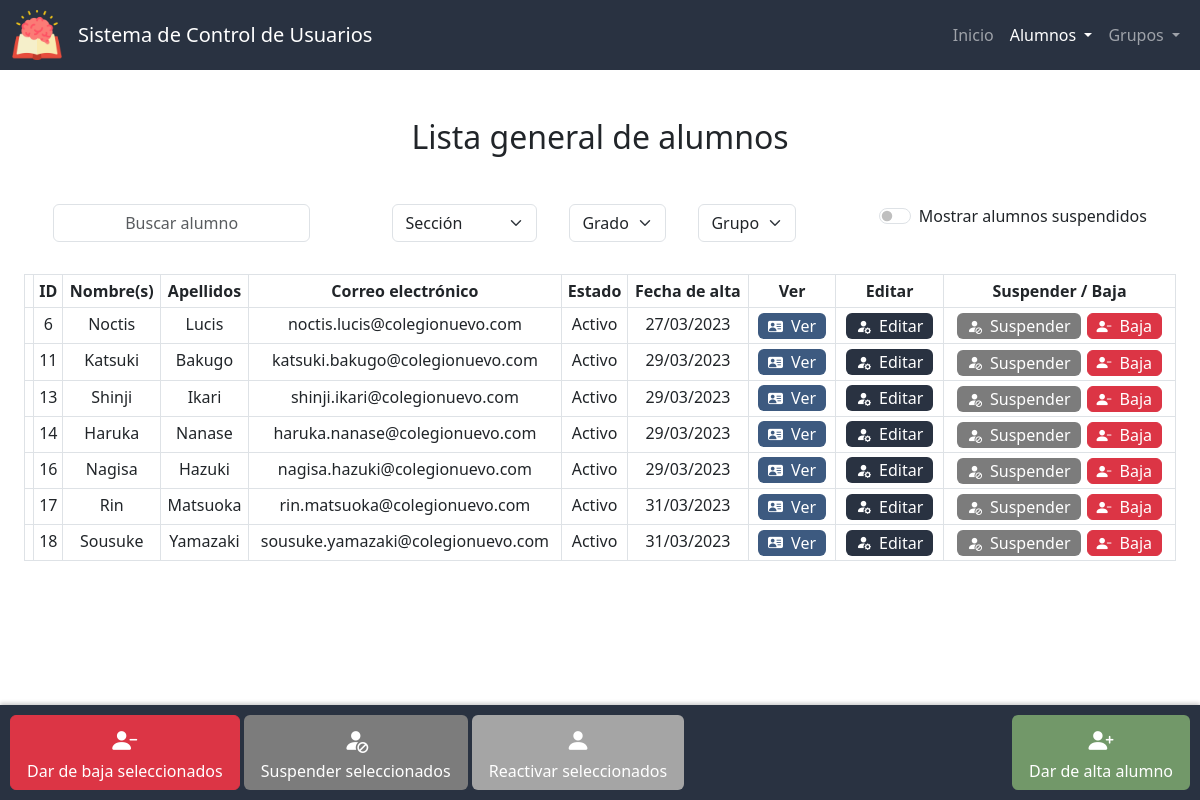
/lista_alumnos, run on an earlier commit of the app's database.
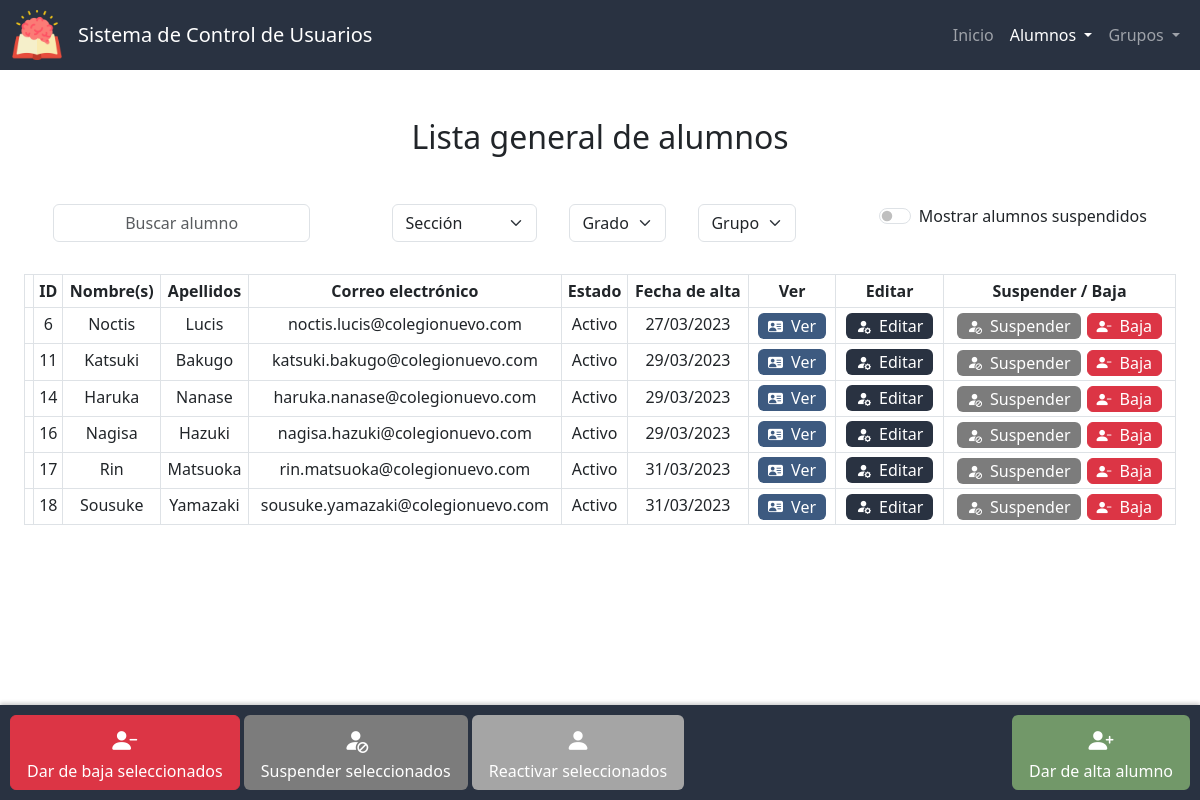
And on a later commit of the database.
### app.py (models this page shows, shortened)
class Alumnos(db.Model):
    id = db.Column(db.Integer, primary_key=True)
    nombre = db.Column(db.String(50), nullable=False)
    apellidos = db.Column(db.String(50), nullable=False)
    correo = db.Column(db.String(50), nullable=False, unique=True)
    estado = db.Column(db.Integer, nullable=False, default=0) # 0 - activo, 1 - suspendido, 2 - baja
    fecha_de_creacion = db.Column(db.DateTime, nullable=False, default=datetime.now)

### app.py (the view)
@app.route("/lista_alumnos", methods=["GET", "POST"])
def lista_alumnos():
    if request.method == "POST":
        grupo_actual = {}
        grupo_actual["seccion"] = request.form.get("seccion")
        grupo_actual["grado"] = request.form.get("grado")
        grupo_actual["grupo"] = request.form.get("grupo")
        suspendidos = True if request.form.get("suspendidos") == "on" else False
        estado = [0, 1] if suspendidos else [0]
        secciones = db.session.query(Grupos.seccion).distinct().all()
        datos = consultar_alumnos(grupo_actual, suspendidos,estado)
        if datos:
            return render_template("lista_alumnos.html", active="Lista de alumnos", lista=datos['lista'] , estados=ESTADOSV, grupo_actual=grupo_actual, secciones=secciones, grados=datos['grados'], grupos=datos['grupos'], suspendidos=suspendidos)
        else:
            lista = Alumnos.query.filter(Alumnos.estado.in_(estado)).all()
            return render_template("lista_alumnos.html", active="Lista de alumnos", lista=lista, estados=ESTADOSV, grupo_actual=None, secciones=secciones, grados=None, grupos=None, suspendidos=suspendidos)
    else:
        estado = 0
        lista = Alumnos.query.filter(Alumnos.estado == estado).all()
        secciones = db.session.query(Grupos.seccion).distinct().all()
        return render_template("lista_alumnos.html", active="Lista de alumnos", lista=lista, estados=ESTADOSV, grupo_actual=None, secciones=secciones, grados=None, grupos=None)

### templates/lista_alumnos.html (shortened to what this page needs)
{% extends "layout.html" %}
{% block scripts %}
    <link href="https://unpkg.com/bootstrap-table@1.21.3/dist/bootstrap-table.min.css" rel="stylesheet">
{% endblock %}
{% block main %}
    <h2 class="mb-5">
        {% if grupo_actual %} Lista de {% else %} Lista general de alumnos {% endif %}
    </h2>
    <form id="form-buscar-grupo" action="/lista_alumnos" method="post">
        <div class="d-flex justify-content-around">
            <div class="mb-3 mx-3">
                <input autocomplete="off" class="form-control mx-auto w-auto" autofocus id="buscar" placeholder="Buscar alumno" type="text">
            </div>
            <div class="d-flex flex-row bd-highlight mb-3 justify-content-center">
                <div class="mb-3 mx-3">
                    <select class="select form-select mx-auto w-auto" name="seccion" id="seccion" required>
                        <option selected value="">Sección</option>
                    </select>
                </div>
                <div class="d-flex flex-row justify-content-center" {% if grupo_actual.seccion %} style="display:block" {% else %} style="display:none" {% endif %}>
                    <div class="mb-3 mx-3">
                        <select class="select form-select mx-auto w-auto" name="grado" id="grado" required>
                            <option selected value="">Grado</option>
                        </select>
                    </div>
                    <div class="mb-3 mx-3">
                        <select class="select form-select mx-auto w-auto" name="grupo" id="grupo" required>
                            <option selected value="">Grupo</option>
                        </select>
                    </div>
                </div>
            </div>
            <div class="mb-3 mx-3">
                <div class="form-check form-switch switch-primario">
                    <input class="form-check-input" type="checkbox" id="suspendidos" name="suspendidos" {% if suspendidos %} checked {% endif %}>
                    <label class="form-check-label" for="suspendidos">Mostrar alumnos suspendidos</label>
                </div>
            </div>
        </div>
    </form>
    <div id="alumnos-div" class="container-fluid">
        <table id="tabla-alumnos" class="table table-hover table-bordered table-sm"
        data-search="true" data-search-accent-neutralise="true" data-search-selector="#buscar"
        data-show-columns="true" data-show-columns-toggle-all="true"
        data-show-pagination-switch="true" data-show-toggle="true" data-show-fullscreen="true"
        data-buttons-class="" data-locale="es-MX" data-visible-search="true"
        data-page-list="[10, 25, 50, 100, All]" data-select-item-name="selectedItems">
            <thead id="thead" class="color-primario">
                <tr>
                    <th data-field="state" data-checkbox="true"></th>
                    <th data-sortable="true" scope="col" data-visible="false" >ID</th>
                    <th data-sortable="true" scope="col">Nombre(s)</th>
                    <th data-sortable="true" scope="col">Apellidos</th>
                    <th data-sortable="true" scope="col">Correo electrónico</th>
                    <th data-sortable="true" scope="col" class="col-movil">Estado</th>
                    <th data-sortable="true" scope="col" class="col-movil">Fecha de alta</th>
                    <th>Ver</th>
                    <th class="col-movil">Editar</th>
                    <th class="col-movil">Suspender / Baja</th>
                </tr>
            </thead>
            <tbody id="tbody">
                {% for i in lista %}
                    <tr {% if i.estado == 1 %} class="suspendido" {% endif %}>
                        <td></td>
                        <td>{{ i.id }}</td>
                        <td >{{ i.nombre }}</td>
                        <td>{{ i.apellidos }}</td>
                        <td>{{ i.correo }}</td>
                        <td>{{ estados[i.estado] }}</td>
                        <td>{{ i.fecha_de_creacion.strftime('%d/%m/%Y') }}</td>
                        <td>
                            <form action="/ver_alumno" method="get">
                                <button type="submit" class="edit btn ver" title="Ver alumno"><i class="bi-small bi bi-person-vcard-fill mx-1"></i><span class="mx-1 no-movil">Ver</span></button>
                            </form>
                        </td>
                        <td>
                            <form action="/editar_alumno" method="get">
                                <button type="submit" class="edit btn color-primario" title="Editar alumno"><i class="bi-small bi bi-person-fill-gear mx-1"></i><span class="mx-1 no-movil">Editar</span></button>
                            </form>
                        </td>
                        <td>
                            <div class="btn-group">
                                <form action="/suspender_alumno" method="post" {% if i.estado in (1,2) %} style="display:none;" {% else %} style="display:inline;" {% endif %}>
                                    <button type="submit" class="edit btn gris-oscuro" title="Suspender alumno"><i class="bi-small bi-person-fill-slash mx-1"></i><span class="mx-1 no-movil">Suspender</span></button>
                                </form>
                                <form id="form-eliminar-usuario" action="/eliminar_usuario" method="post">
                                    <button type="button" class="edit btn btn-danger" title="Eliminar alumno" onclick="confirmarEliminarUsuario('{{ i.id }}', '{{ i.nombre }}', '{{ i.apellidos }}')"><i class="bi-small bi bi-person-dash-fill mx-1"></i><span class="mx-1 no-movil">Baja</span></button>
                                </form>
                            </div>
                        </td>
                    </tr>
                {% endfor %}
            </tbody>
        </table>
    </div>
    <div class="botones-fijos d-flex justify-content-between">
        <div class="btn-group">
            <div>
                <button id="eliminar-seleccionados" class="btn-big btn btn-danger" title="Dar de baja seleccionados"><i class="bi bi-person-dash-fill"></i><div class="mx-1 no-movil">Dar de baja seleccionados</div></button>
                <button id="suspender-seleccionados" class="btn-big btn gris-oscuro" title="Suspender seleccionados"><i class="bi bi-person-fill-slash"></i><div class="mx-1 no-movil">Suspender seleccionados</div></button>
                <button id="reactivar-seleccionados" class="btn-big btn gris" title="Reactivar seleccionados"><i class="bi bi-person-fill"></i><div class="mx-1 no-movil">Reactivar seleccionados</div></button>
            </div>
        </div>
        <div>
            <form action="/alta_alumno">
                <button type="submit" class="btn-big btn verde" title="Dar de alta alumno"><i class="bi bi-person-plus-fill"></i><div class="mx-1 no-movil">Dar de alta alumno</div></button>
            </form>
        </div>
    </div>
{% endblock %}

### templates/layout.html (shortened to what this page needs)
<!DOCTYPE html>
<html lang="es">
    <head>
        <link href="https://cdn.jsdelivr.net/npm/bootstrap@5.3.0-alpha1/dist/css/bootstrap.min.css" rel="stylesheet">
        <link rel="stylesheet" href="https://cdn.jsdelivr.net/npm/bootstrap-icons@1.10.3/font/bootstrap-icons.css">
        <link rel="stylesheet" href="https://use.fontawesome.com/releases/v5.6.3/css/all.css">
        {% block scripts %}
        {% endblock %}
        <link href="/static/styles.css" rel="stylesheet">
    </head>
    <body>
        <nav class="navbar navbar-expand-sm navbar-dark">
            <div class="container-fluid">
                <a class="navbar-brand" href="/">
                    <img alt="logo de escuela" src="static\logo.png" height=50px class="d-inline-block align-top">
                </a>
                <a class="navbar-brand" href="/"><span class="movil">SCU</span><span class="no-movil">Sistema de Control de Usuarios</span></a>
                <div class="collapse navbar-collapse color-primario" id="navbarSupportedContent">
                    <ul class="navbar-nav ms-auto mb-2 mb-lg-0">
                    <li class="nav-item">
                        <a class="nav-link {% if active=='Inicio' %} active {% endif %}" aria-current="page" href="/">Inicio</a>
                    </li>
                    <li class="nav-item dropdown">
                        <a class="nav-link dropdown-toggle {% if active in ['Lista de alumnos', 'Alta alumno', 'Alumno', 'Bajas alumnos'] %} active {% endif %}" href="#" id="navbarDropdown" role="button" data-bs-toggle="dropdown" aria-expanded="false">
                        Alumnos
                        </a>
                    </li>
                    <li class="nav-item dropdown">
                        <a class="nav-link dropdown-toggle {% if grupo %} active {% endif %}" href="#" id="navbarDropdown" role="button" data-bs-toggle="dropdown" aria-expanded="false">
                        Grupos
                        </a>
                    </li>
                    </ul>
                </div>
            </div>
          </nav>
          <main class="container-fluid py-5 text-center">
            {% block main %}{% endblock %}
        </main>
    </body>
</html>

### static/styles.css (style rules this page uses)
:root { --color-primario: #293241; --color-primario-active: #3b4f69; --color-primario-hover: #334458; --letra-primario: white; --letra-primario-inactive: #9A9EA5; --letra-primario-hover: #C9CBCF; --verde: #729869; --verde-active: #588559; --amarillo: #D69900; --amarillo-active: #b17900; --color-ver: #3D5A80; --color-ver-active: #5281a7; --gris: #a5a5a5; --gris-active: #969696; --gris-oscuro: #7c7c7c; --gris-oscuro-active: #646464; }
.navbar { background-color: var(--color-primario); height: 70px; }
.color-primario { background-color: var(--color-primario); color: var(--letra-primario); }
.btn.edit { padding: 0 5px; }
.btn.edit { margin: 0 3px; }
.btn.edit, .btn-big { transition: transform 0.2s ease-in-out; }
.btn-danger { margin: 0; }
.verde { background-color: var(--verde); color: var(--letra-primario); }
.gris { background-color: var(--gris); color: var(--letra-primario); }
.gris-oscuro { background-color: var(--gris-oscuro); color: var(--letra-primario); }
.ver { background-color: var(--color-ver); color: var(--letra-primario); }
#grado, #grupo { width: 100px; }
.bi { font-size: 25px; color: var(--letra-primario); }
.bi-small { font-size: 15px; }
.d-flex { display: flex; flex-wrap: wrap; }
input { text-align: center; }
#alumnos-div { max-width: 1500px; justify-content: center; margin-bottom: 75px; }
.botones-fijos { position: fixed; bottom: 0; left: 0; right: 0; display: flex; justify-content: center; padding: 10px; background-color: var(--color-primario); box-shadow: 0 -2px 4px rgba(0, 0, 0, 0.2); }

What changed in the data, as far as the page shows it:
removed Alumnos: id "13", nombre "Shinji", apellidos "Ikari", correo "shinji.ikari@colegionuevo.com", estado "Activo", fecha_de_creacion "29/03/2023"
